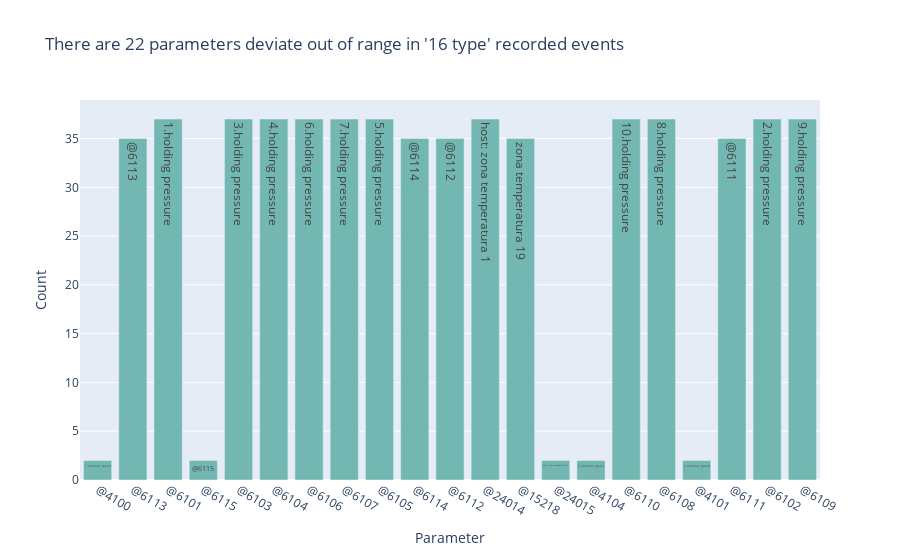

Source (notebook cell):
### Code cell
tol_result_16_NOK = NOK_data[NOK_data['tol_limit_count']==16].reset_index(drop=True)
list_limit_16_NOK = []
df_tol_count_16_NOK = pd.DataFrame(columns=['Parameter','Count','Description'])
for i in range(tol_result_16_NOK.shape[0]):
    l5 = ast.literal_eval(tol_result_16_NOK['tol_limit_variables'][i])
    for item in l5:
        list_limit_16_NOK.append(item)
unique_tol_16_NOK = list(set(list_limit_16_NOK))

if len(unique_tol_16_NOK)==16:
    print('There are same set of parameters go out of range in all recorded events')
else:
    for param in unique_tol_16_NOK:
        c5 = list_limit_16_NOK.count(param)
        try:
            df_tol_count_16_NOK = df_tol_count_16_NOK.append({'Parameter': param,'Count':c5,'Description':Euromap_Definition[param]['Description']},ignore_index=True)
        except KeyError:
            df_tol_count_16_NOK = df_tol_count_16_NOK.append({'Parameter': param,'Count':c5,'Description':param},ignore_index=True)
fig = px.bar(df_tol_count_16_NOK, x="Parameter",y="Count",text='Description',color_discrete_sequence=["#72B7B2"], title="There are {} parameters deviate out of range in '16 type' recorded events".format(len(unique_tol_16)))
fig.show()

### Figure 1 — Plotly figure (JSON) as saved in the notebook; plotly's stock layout.template omitted (floating-point values rounded to 4 significant figures)
{"data": [{"alignmentgroup": "True", "hovertemplate": "Parameter=%{x}<br>Count=%{y}<br>Description=%{text}<extra></extra>", "legendgroup": "", "marker": {"color": "#72B7B2", "pattern": {"shape": ""}}, "name": "", "offsetgroup": "", "orientation": "v", "showlegend": false, "text": ["1.injection speed", "@6113", "1.holding pressure", "@6115", "3.holding pressure", "4.holding pressure", "6.holding pressure", "7.holding pressure", "5.holding pressure", "@6114", "@6112", "host: zona temperatura 1", "zona temperatura 19", "host: zona temperatura 2", "5.injection speed", "10.holding pressure", "8.holding pressure", "2.injection speed", "@6111", "2.holding pressure", "9.holding pressure"], "textposition": "auto", "type": "bar", "x": ["@4100", "@6113", "@6101", "@6115", "@6103", "@6104", "@6106", "@6107", "@6105", "@6114", "@6112", "@24014", "@15218", "@24015", "@4104", "@6110", "@6108", "@4101", "@6111", "@6102", "@6109"], "xaxis": "x", "y": [2, 35, 37, 2, 37, 37, 37, 37, 37, 35, 35, 37, 35, 2, 2, 37, 37, 2, 35, 37, 37], "yaxis": "y"}], "layout": {"barmode": "relative", "legend": {"tracegroupgap": 0}, "title": {"text": "There are 22 parameters deviate out of range in '16 type' recorded events"}, "xaxis": {"anchor": "y", "domain": [0, 1], "title": {"text": "Parameter"}}, "yaxis": {"anchor": "x", "domain": [0, 1], "title": {"text": "Count"}}}}
